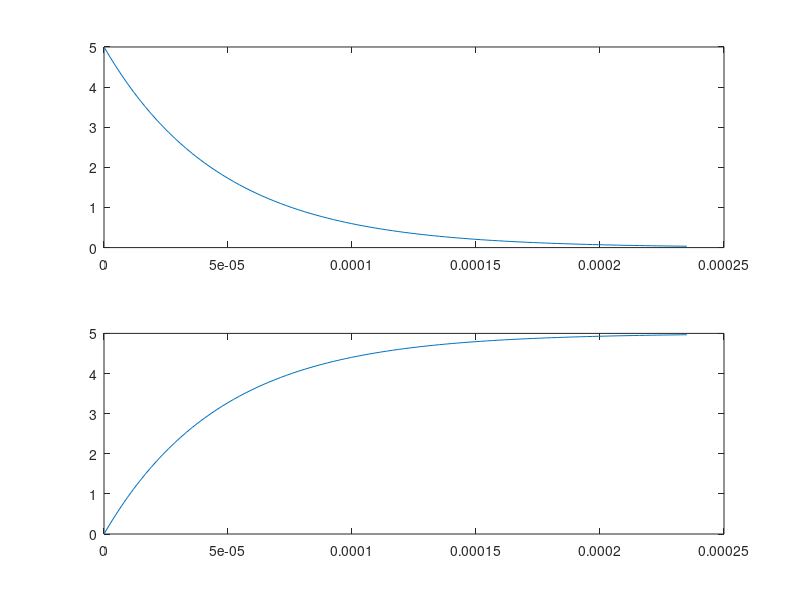

The MATLAB script that drew this image:
## Copyright (C) 2022 thiago
## Author: thiago <thmalmeida@horse>
## Created: 2022-10-12

# Dica: montar o circuito simples resistor capacitor com um sinal quadrado

clear all, clc;
## Capacímetro
# 1- Natural Answer
R = 100;                   % resistance in ohms;
C = 470*10^-9;              % capacitance in faradays [F];
tau = R*C;                  % time constant;
T = 5*tau;                  % time in [s];
Vs = 5;                     % tensão da fonte [V];
vc0 = 0;                    % tensão inicial no capacitor [V];
Is = Vs/R;                  % Corrente da fonte [A];                        
f = 1/T;                    % signal frequency in [Hz];
n = 100;                    % number of simulation points;
t = linspace(0, T, n);      % time vector of simulation;

Vct_natural = Vs*e.^(-t/tau);   % Natural answer curve

% vc(tau) (natural)
Vct_natural_6321 = Vs*e.^(-1);  % Time constant for 63,21%

% Degrau answer
Vct_degrau = Is*R + (vc0 - Is*R)*e.^(-t/tau);

% vc(tau) (degrau)
Vct_degrau_6321 = Is*R + (vc0 - Is*R)*e^(-1);

% Summary
fprintf("Frequency: %d Hz\n", f);


subplot(2,1,1);
plot(t, Vct_natural);

subplot(2,1,2);
plot(t, Vct_degrau);
